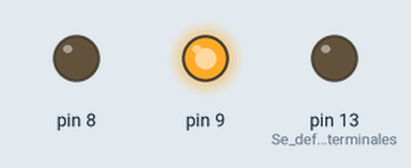
A sketch run on a simulated Arduino Uno, built with avr-gcc and run on an emulated ATmega328P. Shown: output pins drawn as LEDs (lit = HIGH).

Above: at 0.5 s.
At 1.2 s:
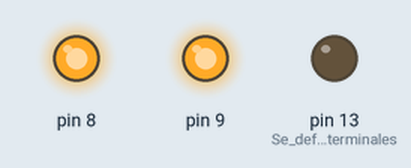
At 2.0 s:
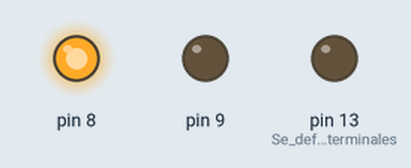
At 3.0 s:
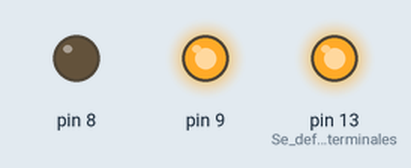
At 3.7 s:
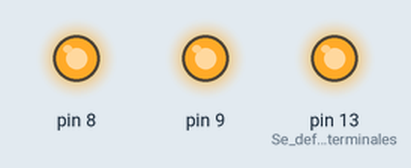
At 4.5 s:
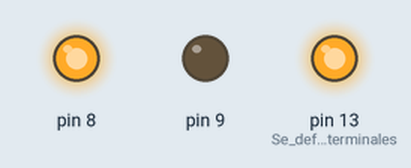
Timing chart, 0 to 6.5 s (numbered marks = the images above):
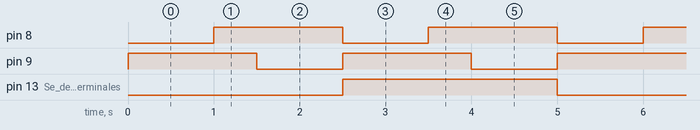

The sketch:

Codigo_Puente_H.ino
```cpp
//Código de Puente H-L293D

void setup()
{
  pinMode(8, OUTPUT); // |
  pinMode(9, OUTPUT); // |
  pinMode(13,OUTPUT); //Se definen terminales, todos como salida
}

void CambiaLed(){                      //se crea función cambia led
  digitalWrite(13,!digitalRead(13));  //se lee el estado del pin 13 el cual es led de control
}                                     //y luego invierte el estado con "!", el led se apaga

void loop()
{
  digitalWrite(9, HIGH);  //se lee pin 9 en alta
  digitalWrite(8, LOW);
  delay(1000);            //motor gira a la derecha durante 1 segundo
  digitalWrite(9, HIGH);  //se lee pin 9 en alta
  digitalWrite(8, HIGH);
  delay(500);             //se detiene el motor durante 1 segundo
  digitalWrite(8, HIGH);  //se lee el pin 8 e alta
  digitalWrite(9, LOW);   //se lee el pin 9 en baja
  delay(1000);            //Espera 1 segundo
  CambiaLed();            //se llama la funcion cambia led
}
```

Measured:
- by itself, pin 8, pin 9: alternates HIGH for 1.5 s and LOW for 1.0 s
- by itself, pin 13 (Se_definen_terminales): alternates HIGH for 2.5 s and LOW for 2.5 s
- by itself, everything shown: repeats every 5.0 s, in 8 steps
